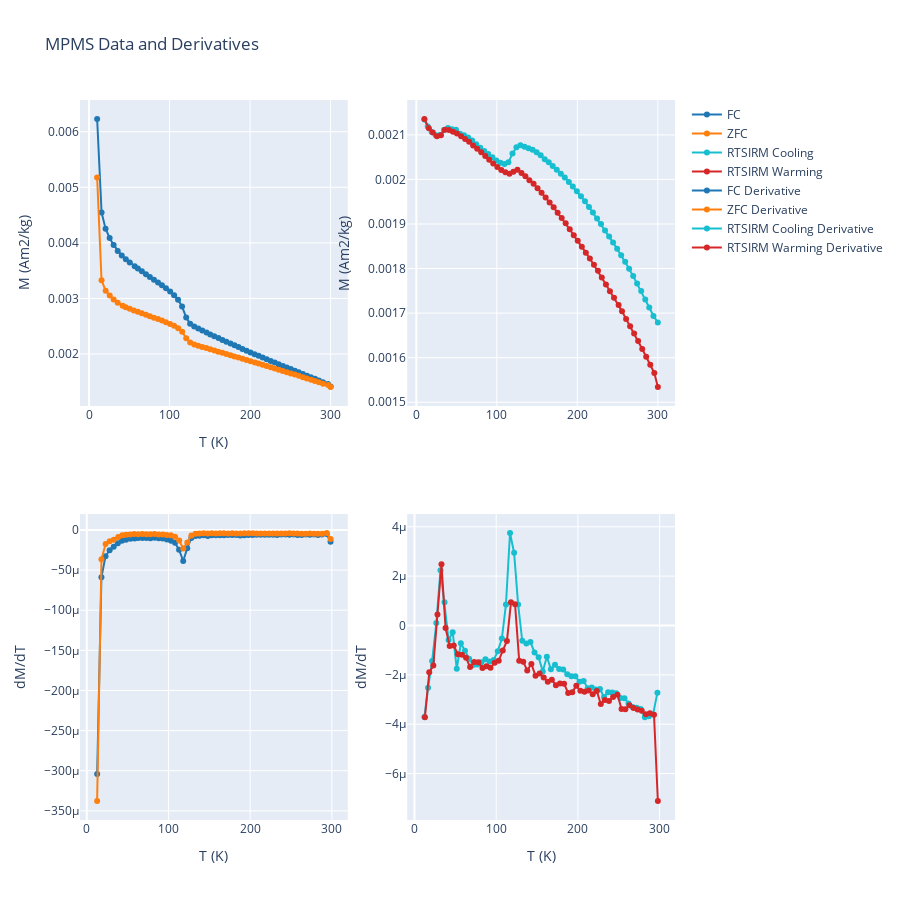

The notebook cell saved with this chart:
### Code cell
rmag.plot_mpms_data(fc_data, zfc_data, rtsirm_cool_data, rtsirm_warm_data, use_plotly=True, plot_derivative=True)
